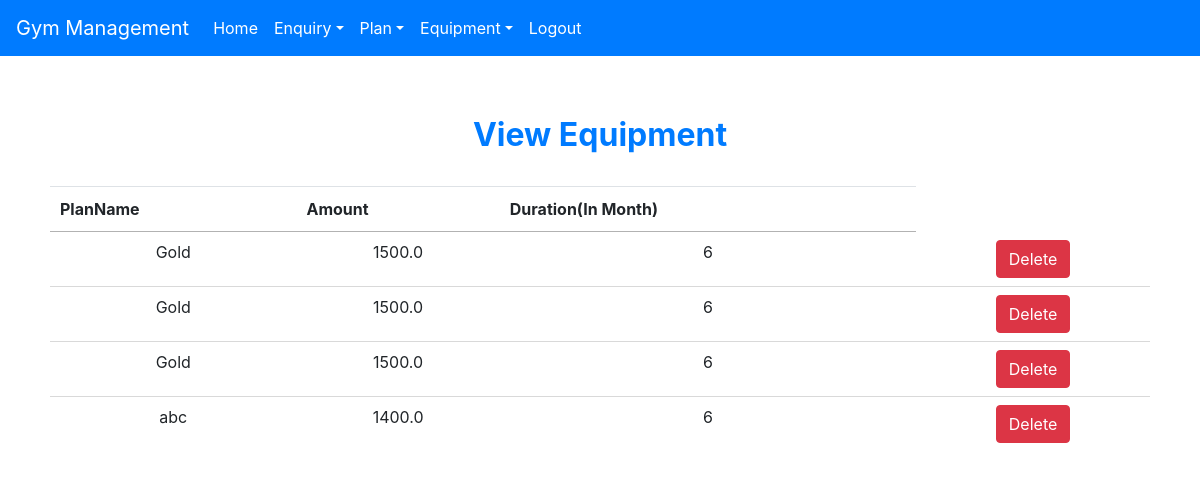
The app's page /view_plan (signed in) with its own data.
### gym/models.py (models this page shows, shortened)
class Plan(models.Model):
    name = models.CharField(max_length=50)
    amount = models.FloatField(default=0.00, max_length=10)
    duration = models.IntegerField(default=0, max_length=10)

### gym/views.py (the view)
# urls.py: path('view_plan', View_Plan, name='view_plan'),
def View_Plan(request):
    if not request.user.is_staff:
        return redirect('login')
    plan = Plan.objects.all()
    d = {'plan': plan}
    return render(request, 'view_plan.html', d)

### gym/templates/view_plan.html
{% extends 'navigationbar.html' %}
{% block body %}
<div class="Container" style="margin-top:60px;margin-left:50px; margin-right:50px">
    <h2 class="text-center text-primary font-weight-bold">View Equipment</h2>
    <br>
    <table id="example" class="table table-hover display">
        <thead>
            <tr align="center">
                <th>PlanName</th>
                <th>Amount</th>
                <th>Duration(In Month)</th>
            </tr>
        </thead>
        <tbody>
            {% for i in plan %}
            <tr align="center">
                <td>{{i.name}}</td>
                <td>{{i.amount}}</td>
                <td>{{i.duration}}</td>
                <td><a class="btn btn-danger" href="{% url 'delete_equipment' i.id %}" onclick="return confirm('Are you sure?')">Delete</a></td>
            </tr>
            {% endfor %}
        </tbody>
    </table>
</div>
{% endblock %}

### records on screen
Plan: name "Gold", amount "1500.0", duration "6"
Plan: name "Gold", amount "1500.0", duration "6"
Plan: name "Gold", amount "1500.0", duration "6"
Plan: name "abc", amount "1400.0", duration "6"
